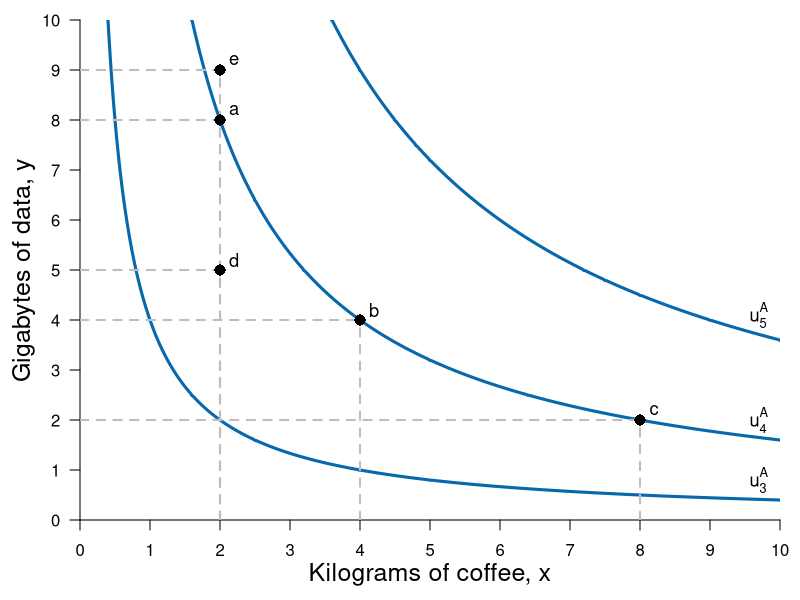

Generate this figure with R:
#Graph Designer: Simon Halliday
#Authors: Bowles, Foley and Halliday
#Title: Coordination, Conflict and Competition: A Text in Microeconomics

library(shape)
pdf(file = "constrained_optimization/indiff_map_new.pdf", width = 8, height = 6)

#Set parameters for graphics
axislabelsize <- 1.5
labelsize <- 1.1
graphlinewidth <- 3
segmentlinewidth <- 2

COL <- c("#7fc97f", "#beaed4", "#fdc086", "#ffff99", "#386cb0", "#f0027f", "#bf5b17", "#666666")
COLA <- c("#e0f3db", "#99d8c9","#66c2a4","#41ae76", "#238b45", "#005824")
COLB <- c("#4eb3d3", "#2b8cbe", "#0868ac","#084081")

#Edited the margins to cater for the larger LHS labels
par(mar =  c(4, 4, 1, 1))

#Change this to make it log of l 

# ppf <- function(l, k = 0.5) {
#   k * (1/l)
# }

ppf <- function(x, k = 0.1, maxy = 8, alpha = 2) {
  maxy - k*x^alpha 
}

uFn <- function(x, y, alpha = 0.5){
  (x^alpha)*(y^(1-alpha))
}

xlims <- c(0, 10)
ylims <- c(0, 10)

npts <- 501 
x <- seq(xlims[1], xlims[2], length.out = npts)
y <- seq(ylims[1], ylims[2], length.out = npts) 
a <- c(2, 4, 6)

plot(0, 0, xlim = xlims, ylim = ylims, type = "n",
     xlab = expression(paste("")),
     ylab = expression(paste("")), 
     xaxt = "n", 
     yaxt = "n", 
     cex.lab = axislabelsize, 
     bty = "n", 
     xaxs="i", 
     yaxs="i"
)


ticksy <- seq(from = 0, to = ylims[2], by = 1)
ylabels <- seq(from = 0, to = ylims[2], by = 1)
ticksx <- seq(from = 0, to = xlims[2], by = 1)
xlabels <- seq(from = 0, to = xlims[2], by = 1)
# ticksy <- c(ylims[1], 5, 8, ylims[2])
# ylabels <- c(NA, expression(paste(y,"*")), expression(paste(bar(y))), NA)
# ticksx <- c(xlims[1], 5, 8.944272, xlims[2])
# xlabels <- c(NA, expression(paste(x,"*")), expression(paste(bar(x))), NA)

axis(1, at = ticksx, pos = 0, labels = xlabels)
axis(2, at = ticksy, pos = 0, labels = ylabels, las = 1)

npts <- 500 
xx1 <- seq(xlims[1], xlims[2], length.out = npts)
xx2 <- seq(0, xlims[2], length.out = npts)
xx3 <- seq(xlims[1], 0, length.out = npts)

#Draw the polygon for shading the feasible set
#xpoly1 <- seq(from = xlims[1], to = xlims[2], length.out = 500)
#ypoly1 <- ppf(xpoly1, k = 0.1, maxy = 8, alpha = 2)
#polygon(x = c(xpoly1, rev(xpoly1[1])), y = c(ypoly1, rev(ypoly1)[1]), col=COLA[1], density=NULL, border = NA)

#Draw the graphs
#lines(xx1, ppf(xx1, k = 0.1, maxy = 8, alpha = 2), col = COLA[5], lwd = graphlinewidth)
#lines(xx2, fishProd(xx2, k = 2), col = COLB[3], lwd = graphlinewidth)
#lines(xx3, feasibleLabor(xx3, time = 10), col = COL[3], lwd = graphlinewidth)
#lines(xx4, manufactureProd(xx4, k = 0.1, alpha = 2), col = COLB[4], lwd = graphlinewidth)

#Label the feasible frontier
# text(3.2, 1, expression("Feasible Frontier"), cex = labelsize)
# text(3.2, 0.5, expression("(production possibilities frontier)"), cex = labelsize)
# Arrows(4.35, 0.95, 8.1, 0.95, col = "black", lty = 1, lwd = 2, arr.type = "triangle", arr.lwd = 0.5)

contour(x, y, 
        outer(x, y, uFn),
        drawlabels = FALSE,
        col = COLB[3],
        lwd = graphlinewidth,
        levels = a, 
        xaxs="i", 
        yaxs="i", 
        add = TRUE)

#Axis labels
mtext(expression(paste("Kilograms of coffee, ", x)), side = 1, line = 2.5, cex = axislabelsize)
text(-0.8, 5, expression(paste("Gigabytes of data, ", y)), xpd = TRUE, cex = axislabelsize, srt = 90) 


#Segments before points
segments(0, 4, 4, 4, lty = 2, col = "gray", lwd = segmentlinewidth)
segments(4, 0, 4, 4, lty = 2, col = "gray", lwd = segmentlinewidth)

segments(0, 8, 2, 8, lty = 2, col = "gray", lwd = segmentlinewidth)
segments(2, 0, 2, 8, lty = 2, col = "gray", lwd = segmentlinewidth)

segments(0, 2, 8, 2, lty = 2, col = "gray", lwd = segmentlinewidth)
segments(8, 0, 8, 2, lty = 2, col = "gray", lwd = segmentlinewidth)

segments(0, 5, 2, 5, lty = 2, col = "gray", lwd = segmentlinewidth)
segments(2, 0, 2, 5, lty = 2, col = "gray", lwd = segmentlinewidth)

segments(0, 9, 2, 9, lty = 2, col = "gray", lwd = segmentlinewidth)
segments(2, 0, 2, 9, lty = 2, col = "gray", lwd = segmentlinewidth)


#Annotate points (4,4),(2,8),(8,2) on feasibility frontier
text(4.2, 4.2, expression(paste(b)), cex = labelsize)
points(4, 4, pch = 16, col = "black", cex = 1.5)

text(2.2, 8.2, expression(paste(a)), cex = labelsize)
points(2, 8, pch = 16, col = "black", cex = 1.5)

text(8.2, 2.2, expression(paste(c)), cex = labelsize)
points(8, 2, pch = 16, col = "black", cex = 1.5)


#Annotate points between the indifference curves along x = 2
text(2.2, 5.2, expression(paste(d)), cex = labelsize)
points(2, 5, pch = 16, col = "black", cex = 1.5)

text(2.2, 9.2, expression(paste(e)), cex = labelsize)
points(2, 9, pch = 16, col = "black", cex = 1.5)





#Add mrs = mrt at i
# text(5.25, 7.25, expression(paste(mrs(x,y) == mrt(x,y))), cex = labelsize)
# Arrows(5.25, 7, 5.25, 5.75, col = "black", lty = 1, lwd = 2, arr.type = "triangle", arr.lwd = 0.5)

#Label the indifference curves
text(9.7, .8, expression(u[3]^A), cex = labelsize)
text(9.7, 2, expression(u[4]^A), cex = labelsize)
text(9.7, 4.1, expression(u[5]^A), cex = labelsize)

dev.off()
